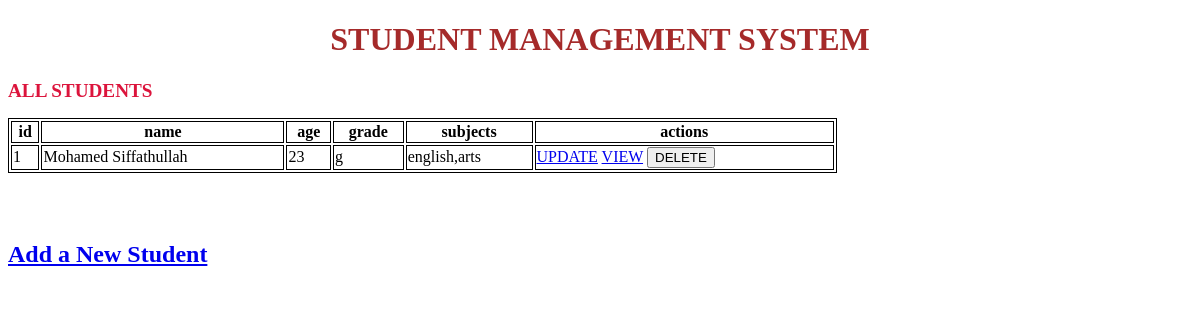
Before: / with the older database file.
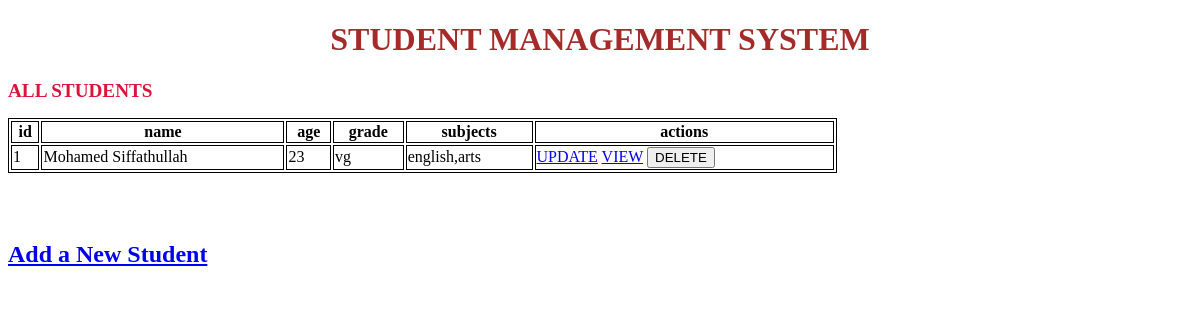
After: the same page with the newer database file.
### tables this page shows
CREATE TABLE "students" (
	"id"	INTEGER NOT NULL,
	"name"	VARCHAR(255) NOT NULL,
	"age"	INTEGER NOT NULL,
	"grade"	VARCHAR(255),
	"subjects"	VARCHAR(255),
	PRIMARY KEY("id" AUTOINCREMENT)
);

### app.py (the view)
@app.route("/")
def home():
    with db_connection() as conn:
        students = conn.execute("SELECT * FROM students;").fetchall()
    return render_template("home.html",students=students)

### app.py (called while the page is built)
@contextmanager
def db_connection():
    connection = sqlite3.connect("students.db")
    try:
        yield connection
    finally:
        connection.close()

### templates/home.html (shortened to what this page needs)
<!DOCTYPE html>
<html>
    <head>
    </head>
    <body>
        <h1>STUDENT MANAGEMENT SYSTEM </h1>
        <h2> ALL STUDENTS </h2>
        <table style="width:70%">
            <tr>
                <th>id</th>
                <th> name</th>
                <th> age</th>
                <th>grade</th>
                <th>subjects</th>
                <th>actions</th>
            </tr>
            {% for student in students %}
                <tr>
                    <td>{{student[0]}}</td>
                    <td>{{student[1]}}</td>
                    <td>{{student[2]}}</td>
                    <td>{{student[3]}}</td>
                    <td>{{student[4]}}</td>
                    <td>
                        <a href="{{ url_for('update_student', id=student[0]) }}">UPDATE</a>
                        <a href="{{ url_for('view_student', id=student[0]) }}" style="display: inline;">VIEW</a>
                        <form action="{{ url_for('delete_student', id=student[0]) }}" method="POST" style="display:inline";>
                            <input type="submit" value="DELETE">
                        </form>
                    </td>
                </tr>
            {% endfor %}
        </table>
        <br>
        <br>
        <a href="{{url_for('add_student')}}" style="font-size: x-large;"><h4> Add a New Student </h4></a>
    </body>
</html>

### templates/home.html (style rules this page uses)
table,th,tr,td { border: 1px solid; }
h1 { color: brown; font-size: xx-large; text-align: center; }
h2 { color: crimson;font-size: larger;text-align: left; }

Changed rows visible on the page:
changed students "Mohamed Siffathullah": grade "g" → "vg"
